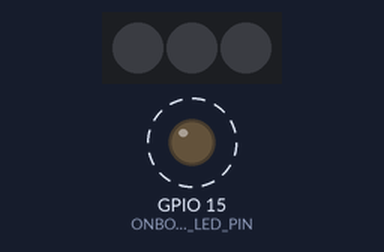
Recording of a sketch running on a simulated ESP32. On the bench: 3 RGB LEDs in strip order, left to right, output pins drawn as LEDs (lit = HIGH). Dashed ring = blinking. WiFi joins after 1.5 s; servers stay silent unless stated.

Above: at 2.0 s.
Timing chart, 0 to 6.1 s (numbered marks = the images above):
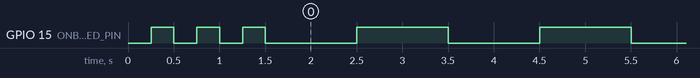

The sketch:

ota_test.ino
```cpp
#include <Adafruit_NeoPixel.h>
#include <ArduinoOTA.h>
#include <ESPmDNS.h>
#include <WiFi.h>

const char* WIFI_SSID   = "yourssid";
const char* WIFI_PASS   = "yourpassword";
const char* MDNS_NAME   = "beetle";
const uint  TOUCH_SENSOR_PIN = 23;
const uint  PIN_NEO_PIXEL = 16;
const uint  NUM_PIXELS = 3;
const uint  ONBOARD_LED_PIN = 15;

// neopixels code is just here to make sure they're off
Adafruit_NeoPixel NeoPixel(NUM_PIXELS, PIN_NEO_PIXEL, NEO_GRB + NEO_KHZ800);

void ledOn() {
    digitalWrite(ONBOARD_LED_PIN, LOW);
}

void ledOff() {
    digitalWrite(ONBOARD_LED_PIN, HIGH);
}

bool isLedOn() {
    return digitalRead(ONBOARD_LED_PIN) == LOW;
}

void toggleLed() {
    if (isLedOn()) {
        ledOff();
    } else {
        ledOn();
    }
}

void setupOnboardLed() {
    pinMode(ONBOARD_LED_PIN, OUTPUT);
    ledOff();
}

void setupTouchSensor() {
    pinMode(TOUCH_SENSOR_PIN, INPUT_PULLUP);
}

void setupNeoPixel() {
    NeoPixel.begin();
    NeoPixel.clear();
    NeoPixel.show();
}

void connectWifi() {
    WiFi.mode(WIFI_STA);
    WiFi.begin(WIFI_SSID, WIFI_PASS);

    while (WiFi.status() != WL_CONNECTED)
    {
        ledOn();
        delay(250);
        ledOff();
        delay(250);
    }

    ledOff();
}

void setup()
{
    setupOnboardLed();
    setupTouchSensor();
    setupNeoPixel();
    connectWifi();

    ArduinoOTA.begin();
    MDNS.begin(MDNS_NAME);
}

void loop()
{
    ArduinoOTA.handle();
    toggleLed();
    delay(1000);
}
```

Measured:
- by itself, GPIO 15 (ONBOARD_LED_PIN): goes LOW 0.25 s, HIGH 0.25 s, LOW 0.25 s, HIGH 0.25 s, 64 × (LOW 1.0 s, HIGH 1.0 s), then LOW
